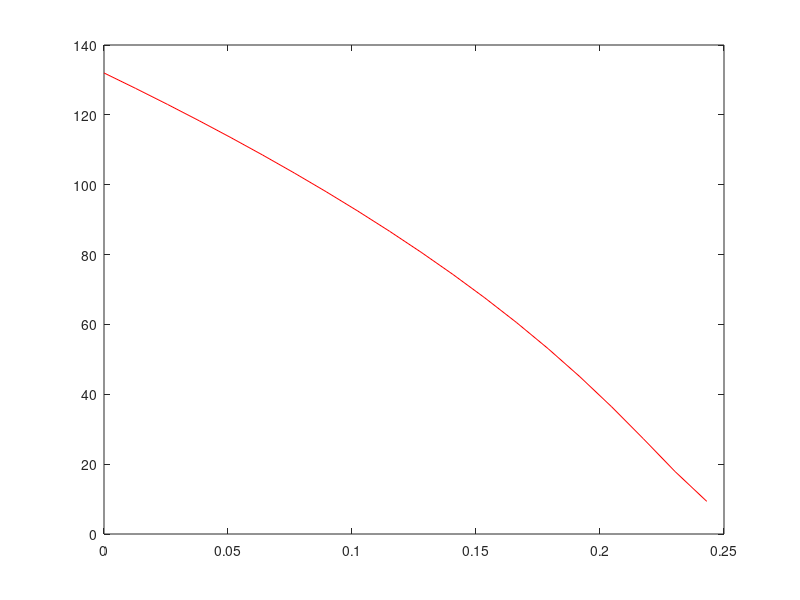

This figure's MATLAB source:
%clear;

v=2.1;
ssv = 825;
k = [4.65 17.1 31.4];
T = linspace(0, 350/(60*24), 20)
res = @(t, y)-k(1)*ssv*y/(v*(y+k(2)+y.^2/k(3))); %Haldane

options = odeset('RelTol',1e-4,'AbsTol',[1e-4]);
[tt,Y] = ode45(res,T,[132],options);
plot(tt, Y, 'r-');